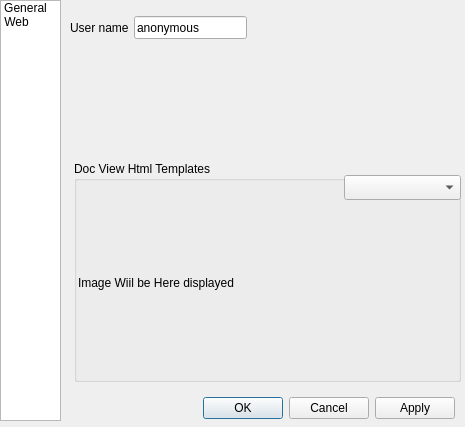
<?xml version="1.0" encoding="UTF-8"?>
<ui version="4.0">
 <class>Settings</class>
 <widget class="QDialog" name="Settings">
  <property name="geometry">
   <rect>
    <x>0</x>
    <y>0</y>
    <width>465</width>
    <height>427</height>
   </rect>
  </property>
  <property name="windowTitle">
   <string>Dialog</string>
  </property>
  <widget class="QDialogButtonBox" name="buttonBox">
   <property name="geometry">
    <rect>
     <x>114</x>
     <y>392</y>
     <width>341</width>
     <height>32</height>
    </rect>
   </property>
   <property name="orientation">
    <enum>Qt::Horizontal</enum>
   </property>
   <property name="standardButtons">
    <set>QDialogButtonBox::Apply|QDialogButtonBox::Cancel|QDialogButtonBox::Ok</set>
   </property>
  </widget>
  <widget class="QListWidget" name="listWidget">
   <property name="geometry">
    <rect>
     <x>0</x>
     <y>0</y>
     <width>61</width>
     <height>421</height>
    </rect>
   </property>
   <property name="showDropIndicator" stdset="0">
    <bool>false</bool>
   </property>
   <property name="dragDropMode">
    <enum>QAbstractItemView::NoDragDrop</enum>
   </property>
   <property name="iconSize">
    <size>
     <width>48</width>
     <height>48</height>
    </size>
   </property>
   <property name="movement">
    <enum>QListView::Static</enum>
   </property>
   <property name="viewMode">
    <enum>QListView::IconMode</enum>
   </property>
   <item>
    <property name="text">
     <string>General</string>
    </property>
    <property name="icon">
     <iconset resource="../res/main.qrc">
      <normaloff>:/etc/icons/preferences-desktop.png</normaloff>:/etc/icons/preferences-desktop.png</iconset>
    </property>
   </item>
   <item>
    <property name="text">
     <string>Web</string>
    </property>
    <property name="icon">
     <iconset resource="../res/main.qrc">
      <normaloff>:/etc/icons/emblem-web.png</normaloff>:/etc/icons/emblem-web.png</iconset>
    </property>
   </item>
  </widget>
  <widget class="QStackedWidget" name="stackedWidget">
   <property name="geometry">
    <rect>
     <x>70</x>
     <y>0</y>
     <width>401</width>
     <height>391</height>
    </rect>
   </property>
   <property name="currentIndex">
    <number>0</number>
   </property>
   <widget class="QWidget" name="generalw">
    <widget class="QLineEdit" name="username">
     <property name="geometry">
      <rect>
       <x>64</x>
       <y>16</y>
       <width>113</width>
       <height>23</height>
      </rect>
     </property>
     <property name="text">
      <string>anonymous</string>
     </property>
    </widget>
    <widget class="QLabel" name="label">
     <property name="geometry">
      <rect>
       <x>0</x>
       <y>20</y>
       <width>61</width>
       <height>16</height>
      </rect>
     </property>
     <property name="text">
      <string>User name</string>
     </property>
    </widget>
    <widget class="QGroupBox" name="groupBox_3">
     <property name="geometry">
      <rect>
       <x>4</x>
       <y>161</y>
       <width>387</width>
       <height>221</height>
      </rect>
     </property>
     <property name="title">
      <string>Doc View Html Templates</string>
     </property>
     <widget class="QLabel" name="image">
      <property name="geometry">
       <rect>
        <x>4</x>
        <y>18</y>
        <width>261</width>
        <height>209</height>
       </rect>
      </property>
      <property name="sizePolicy">
       <sizepolicy hsizetype="Ignored" vsizetype="Ignored">
        <horstretch>0</horstretch>
        <verstretch>0</verstretch>
       </sizepolicy>
      </property>
      <property name="focusPolicy">
       <enum>Qt::WheelFocus</enum>
      </property>
      <property name="text">
       <string>Image Wiil be Here displayed</string>
      </property>
     </widget>
     <widget class="QComboBox" name="themesbox">
      <property name="geometry">
       <rect>
        <x>270</x>
        <y>14</y>
        <width>117</width>
        <height>25</height>
       </rect>
      </property>
     </widget>
    </widget>
   </widget>
   <widget class="QWidget" name="websett">
    <widget class="QGroupBox" name="groupBox">
     <property name="geometry">
      <rect>
       <x>2</x>
       <y>4</y>
       <width>389</width>
       <height>115</height>
      </rect>
     </property>
     <property name="title">
      <string>Proxy</string>
     </property>
     <widget class="QComboBox" name="proxytype">
      <property name="geometry">
       <rect>
        <x>36</x>
        <y>14</y>
        <width>109</width>
        <height>25</height>
       </rect>
      </property>
     </widget>
     <widget class="QLabel" name="label_2">
      <property name="geometry">
       <rect>
        <x>8</x>
        <y>22</y>
        <width>45</width>
        <height>13</height>
       </rect>
      </property>
      <property name="text">
       <string>Type</string>
      </property>
     </widget>
     <widget class="QLabel" name="label_3">
      <property name="geometry">
       <rect>
        <x>156</x>
        <y>20</y>
        <width>21</width>
        <height>16</height>
       </rect>
      </property>
      <property name="text">
       <string>Url</string>
      </property>
     </widget>
     <widget class="QLabel" name="label_4">
      <property name="geometry">
       <rect>
        <x>155</x>
        <y>42</y>
        <width>33</width>
        <height>16</height>
       </rect>
      </property>
      <property name="text">
       <string>Port</string>
      </property>
     </widget>
     <widget class="QLineEdit" name="proxyurl">
      <property name="geometry">
       <rect>
        <x>178</x>
        <y>16</y>
        <width>205</width>
        <height>20</height>
       </rect>
      </property>
     </widget>
     <widget class="QSpinBox" name="proxyport">
      <property name="geometry">
       <rect>
        <x>181</x>
        <y>39</y>
        <width>67</width>
        <height>22</height>
       </rect>
      </property>
     </widget>
     <widget class="QLabel" name="label_8">
      <property name="geometry">
       <rect>
        <x>9</x>
        <y>70</y>
        <width>63</width>
        <height>16</height>
       </rect>
      </property>
      <property name="text">
       <string>Username</string>
      </property>
     </widget>
     <widget class="QLabel" name="label_9">
      <property name="geometry">
       <rect>
        <x>10</x>
        <y>91</y>
        <width>57</width>
        <height>16</height>
       </rect>
      </property>
      <property name="text">
       <string>Password</string>
      </property>
     </widget>
     <widget class="QLineEdit" name="proxyuser">
      <property name="geometry">
       <rect>
        <x>66</x>
        <y>68</y>
        <width>139</width>
        <height>20</height>
       </rect>
      </property>
     </widget>
     <widget class="QLineEdit" name="proxypass">
      <property name="geometry">
       <rect>
        <x>67</x>
        <y>90</y>
        <width>137</width>
        <height>20</height>
       </rect>
      </property>
     </widget>
    </widget>
    <widget class="QGroupBox" name="groupBox_2">
     <property name="geometry">
      <rect>
       <x>8</x>
       <y>136</y>
       <width>211</width>
       <height>101</height>
      </rect>
     </property>
     <property name="title">
      <string>Book Site</string>
     </property>
     <widget class="QLabel" name="label_5">
      <property name="geometry">
       <rect>
        <x>4</x>
        <y>18</y>
        <width>23</width>
        <height>16</height>
       </rect>
      </property>
      <property name="text">
       <string>Url</string>
      </property>
     </widget>
     <widget class="QLabel" name="label_6">
      <property name="geometry">
       <rect>
        <x>2</x>
        <y>67</y>
        <width>35</width>
        <height>16</height>
       </rect>
      </property>
      <property name="text">
       <string>Port</string>
      </property>
     </widget>
     <widget class="QLabel" name="label_7">
      <property name="geometry">
       <rect>
        <x>4</x>
        <y>42</y>
        <width>25</width>
        <height>16</height>
       </rect>
      </property>
      <property name="text">
       <string>Uri</string>
      </property>
     </widget>
     <widget class="QSpinBox" name="sbport">
      <property name="geometry">
       <rect>
        <x>28</x>
        <y>66</y>
        <width>49</width>
        <height>22</height>
       </rect>
      </property>
      <property name="maximum">
       <number>999999</number>
      </property>
      <property name="value">
       <number>80</number>
      </property>
     </widget>
     <widget class="QLineEdit" name="sburi">
      <property name="geometry">
       <rect>
        <x>27</x>
        <y>42</y>
        <width>165</width>
        <height>20</height>
       </rect>
      </property>
      <property name="text">
       <string>/</string>
      </property>
     </widget>
     <widget class="QLineEdit" name="sburl">
      <property name="geometry">
       <rect>
        <x>26</x>
        <y>18</y>
        <width>171</width>
        <height>20</height>
       </rect>
      </property>
      <property name="text">
       <string>hda.krabik.co.ua</string>
      </property>
     </widget>
    </widget>
   </widget>
  </widget>
 </widget>
 <resources>
  <include location="../res/main.qrc"/>
 </resources>
 <connections>
  <connection>
   <sender>buttonBox</sender>
   <signal>accepted()</signal>
   <receiver>Settings</receiver>
   <slot>accept()</slot>
   <hints>
    <hint type="sourcelabel">
     <x>248</x>
     <y>254</y>
    </hint>
    <hint type="destinationlabel">
     <x>157</x>
     <y>274</y>
    </hint>
   </hints>
  </connection>
  <connection>
   <sender>buttonBox</sender>
   <signal>rejected()</signal>
   <receiver>Settings</receiver>
   <slot>reject()</slot>
   <hints>
    <hint type="sourcelabel">
     <x>316</x>
     <y>260</y>
    </hint>
    <hint type="destinationlabel">
     <x>286</x>
     <y>274</y>
    </hint>
   </hints>
  </connection>
 </connections>
</ui>
